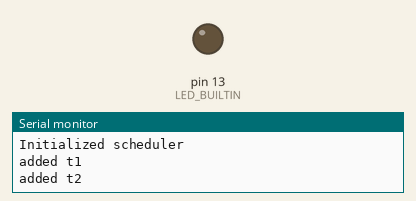
A program run on a simulated Arduino Uno, built with avr-gcc and run on an emulated ATmega328P. Parts: output pins drawn as LEDs (lit = HIGH), the last lines printed to the serial monitor.

Above: at 0.1 s.
At 5.1 s:
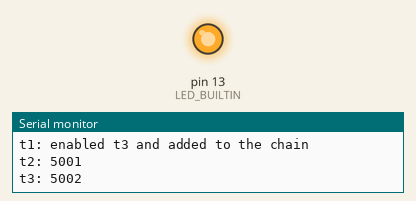
Timing chart, 0 to 45.0 s (numbered marks = the images above):
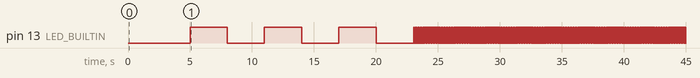

The program:

main.cpp
```cpp
/*
 * Blink
 * Turns on an LED on for one second,
 * then off for one second, repeatedly.
 * Petit test de git
 */

#include "Arduino.h"
#include <TaskScheduler.h>

// Callback methods prototypes
void t1Callback();
void t2Callback();
void t3Callback();

//Tasks
Task t4();
Task t1(2000, 10, &t1Callback);
Task t2(3000, TASK_FOREVER, &t2Callback);
Task t3(5000, TASK_FOREVER, &t3Callback);

Scheduler runner;


void t1Callback() {
    Serial.print("t1: ");
    Serial.println(millis());

    if (t1.isFirstIteration()) {
      runner.addTask(t3);
      t3.enable();
      Serial.println("t1: enabled t3 and added to the chain");
    }

    if (t1.isLastIteration()) {
      t3.disable();
      runner.deleteTask(t3);
      t2.setInterval(50);
      Serial.println("t1: disable t3 and delete it from the chain. t2 interval set to 500");
    }
}

void t2Callback() {
    Serial.print("t2: ");
    Serial.println(millis());
    digitalWrite(LED_BUILTIN, !digitalRead(LED_BUILTIN));

}

void t3Callback() {
    Serial.print("t3: ");
    Serial.println(millis());

}

void setup () {
  pinMode(LED_BUILTIN, OUTPUT);
  Serial.begin(115200);
  Serial.println("Scheduler TEST");

  runner.init();
  Serial.println("Initialized scheduler");

  runner.addTask(t1);
  Serial.println("added t1");

  runner.addTask(t2);
  Serial.println("added t2");

  delay(5000);

  t1.enable();
  Serial.println("Enabled t1");
  t2.enable();
  Serial.println("Enabled t2");
}


void loop () {
  runner.execute();
}


/*
void setup()
{
  // initialize LED digital pin as an output.
  pinMode(LED_BUILTIN, OUTPUT);
  Serial.begin(9600);

}

void loop()
{
  // turn the LED on (HIGH is the voltage level)
  digitalWrite(LED_BUILTIN, HIGH);
  // wait for a second
  Serial.println("Attendre une seconde a ON");
  delay(100);

  // turn the LED off by making the voltage LOW
  digitalWrite(LED_BUILTIN, LOW);
   // wait for a second
   Serial.println("Attendre une seconde a OFF");
   delay(100);
}
*/
```

Measured:
- by itself, pin 13 (LED_BUILTIN): goes 3 × (HIGH 3.0 s, LOW 3.0 s), 219 × (HIGH 0.05 s, LOW 0.05 s), HIGH 0.05 s, then LOW
